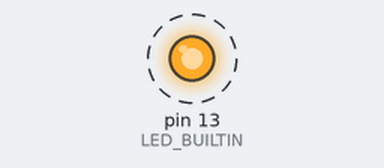
This sketch was run on a simulated Arduino Uno, built with avr-gcc and run on an emulated ATmega328P. Parts: output pins drawn as LEDs (lit = HIGH). Dashed ring = blinking. What the sketch prints to the serial monitor is not drawn.

Above: at 1.2 s.
Timing chart, 0 to 4.0 s (numbered marks = the images above):
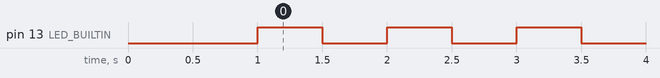

Measured:
- by itself, pin 13 (LED_BUILTIN): alternates HIGH for 0.50 s and LOW for 0.50 s

The sketch:

EInkS3Blink.ino
```cpp
// Absolute minimal blink — no WiFi, no libraries
void setup() {
  pinMode(LED_BUILTIN, OUTPUT);
  Serial.begin(115200);
  delay(1000);
  Serial.println("Blink sketch started");
}

void loop() {
  digitalWrite(LED_BUILTIN, HIGH);
  delay(500);
  digitalWrite(LED_BUILTIN, LOW);
  delay(500);
  Serial.println("alive");
}
```
